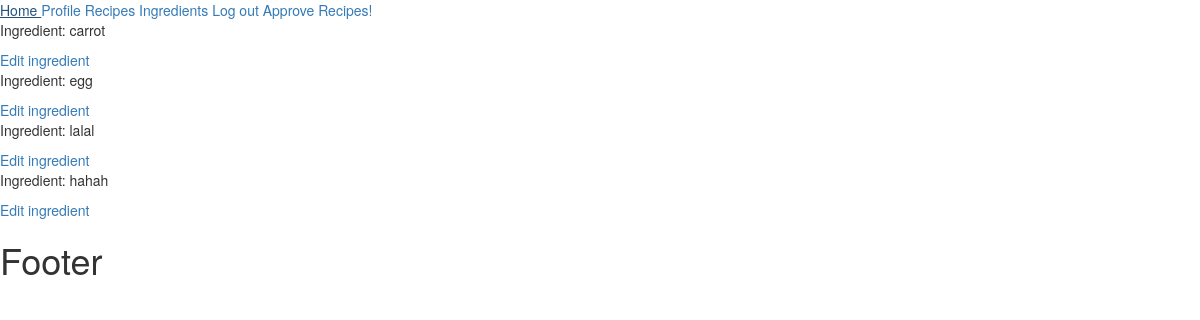
Page /ingredients/show_ingredients (signed in) on the committed database.
### ingredients/models.py (models this page shows, shortened)
class Ingredient(models.Model):
    INGREDIENT_TYPES = [
        ("FRUITS", "FRUITS"),
        ("PROTEIN", "PROTEIN"),
        ("VEGETABLES", "VEGETABLES"),
        ("DAIRY", "DAIRY"),
        ("GRAINS", "GRAINS")]
    name = models.CharField(max_length=100)
    calories_per_gram = models.FloatField()
    proteins_per_gram = models.FloatField()
    carbs_per_gram = models.FloatField()
    fats_per_gram = models.FloatField()
    ingredient_type = models.CharField(max_length=30, choices=INGREDIENT_TYPES)
    user = models.ForeignKey(User, on_delete=models.CASCADE)

### ingredients/views.py (the view)
# urls.py: path('show_ingredients', ShowIngredients.as_view(), name='show ingredients page'),
class ShowIngredients(ListView, LoginRequiredMixin):
    model = Ingredient
    template_name = 'ingredients/show_ingredients.html'
    context_object_name = 'ingredients'
    def get_queryset(self):
        return Ingredient.objects.filter(Q(user=self.request.user) | Q(user=None))

### templates/ingredients/show_ingredients.html
{% extends 'base.html' %}
{% block main_content %}
    {% for ingredient in ingredients %}
        <div>
            <p>Ingredient: {{ ingredient.name }}</p>
            <a href="{% url 'edit ingredient page' pk=ingredient.pk %}">Edit ingredient</a>
        </div>
    {% endfor %}
{% endblock %}

### rows in the picture
Ingredient: name "carrot"
Ingredient: name "egg"
Ingredient: name "lalal"
Ingredient: name "hahah"
